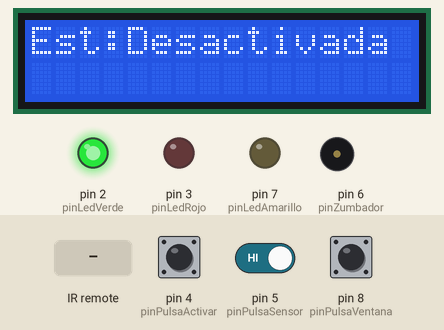
Simulated run of this sketch. Board: Arduino Uno, built with avr-gcc and run on an emulated ATmega328P. Parts: 16×2 character LCD, output pins drawn as LEDs (lit = HIGH), buzzer (waves = sounding, pin HIGH). The test bench sets the inputs (shaded band); at power-on: pin 4 (pinPulsaActivar) HIGH, pin 5 (pinPulsaSensor) HIGH, pin 8 (pinPulsaVentana) HIGH.

Above: at 1.2 s.
1.3 s: pin 4 (pinPulsaActivar) pulled LOW for 0.15 s
At 2.7 s:
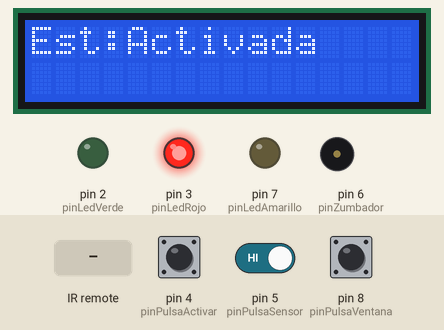
3.4 s: pin 5 (pinPulsaSensor) driven LOW
At 3.9 s:
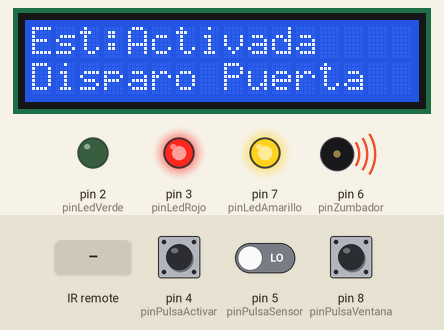
5.0 s: infrared code 0xE718FF00 received
At 6.2 s:
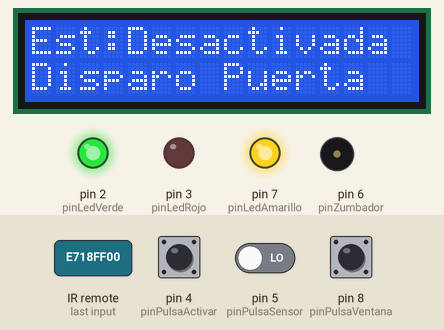
7.2 s: infrared code 0xF30CFF00 received
At 8.7 s:
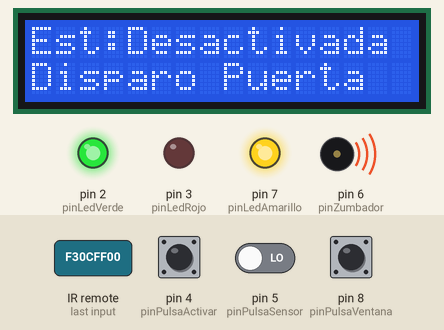
9.0 s: pin 4 (pinPulsaActivar) pulled LOW for 3.2 s
At 10.92 s:
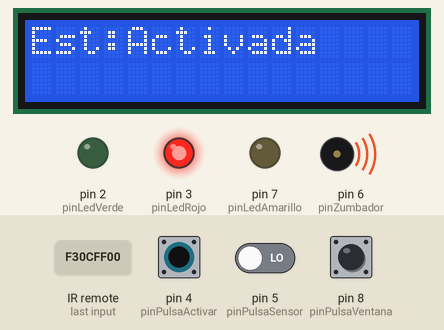
13.7 s: pin 4 (pinPulsaActivar) pulled LOW for 1 s
At 14.61 s:
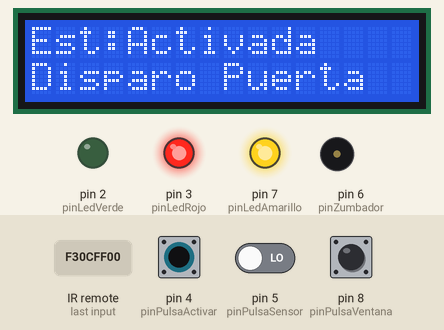
Timing chart, 0 to 16.7 s (numbered marks = the images above; inputs shaded):
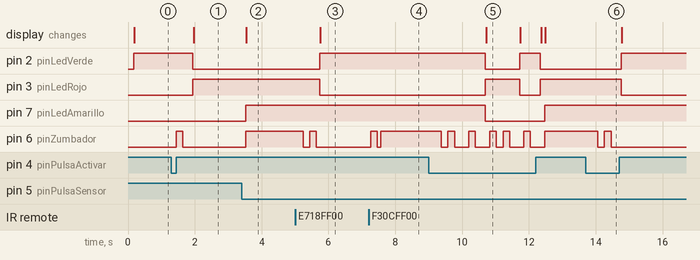

Measured:
- after the input at 1.3 s, pin 2 (pinLedVerde): HIGH → LOW after 0.64 s; pin 3 (pinLedRojo): LOW → HIGH after 0.64 s; pin 6 (pinZumbador): LOW → HIGH after 0.14 s, → LOW 0.20 s later; the display: changes after 0.67 s (image 1)
- after the input at 3.4 s, pin 7 (pinLedAmarillo), pin 6 (pinZumbador): LOW → HIGH after 0.12 s; the display: changes after 0.14 s (image 2)
- after the input at 5.0 s, pin 2 (pinLedVerde): LOW → HIGH after 0.74 s; pin 3 (pinLedRojo): HIGH → LOW after 0.74 s; pin 6 (pinZumbador): HIGH → LOW after 0.24 s, → HIGH 0.20 s later, → LOW 0.20 s later; the display: changes after 0.75 s (image 3)
- after the input at 7.2 s, pin 6 (pinZumbador): LOW → HIGH after 0.06 s, → LOW 0.20 s later, → HIGH 0.10 s later
- after the input at 9.0 s, pin 2 (pinLedVerde): HIGH → LOW after 1.7 s, → HIGH 1.0 s later, → LOW 0.62 s later; pin 3 (pinLedRojo): LOW → HIGH after 1.7 s, → LOW 1.0 s later, → HIGH 0.62 s later
- after the input at 13.7 s, pin 2 (pinLedVerde): LOW → HIGH after 1.1 s; pin 3 (pinLedRojo): HIGH → LOW after 1.1 s; pin 6 (pinZumbador): HIGH → LOW after 0.36 s, → HIGH 0.20 s later, → LOW 0.20 s later
- what the display in image 5 shows lasts 1.0 s, from 10.7 s to 11.7 s

The sketch:

Vesion_4.ino
```cpp
#define pinLedVerde 2
#define pinLedRojo 3
#define pinLedAmarillo 7
#define pinPulsaActivar 4
#define pinPulsaSensor 5
#define pinZumbador 6
#define pinPulsaVentana 8

#define Boton_1 0xF30CFF00
#define Boton_2 0xE718FF00
#define Boton_3 0xA15EFF00
#define SENSOR 9

#define Desactivada 0
#define Activada 1
#define DisparoPuerta 2
#define DisparoVentana 3

#include <Wire.h>      // libreria de comunicacion por I2C
#include <LCD.h>      // libreria para funciones de LCD
#include <LiquidCrystal_I2C.h>    // libreria para LCD por I2C
#include <IRremote.h>      // importa libreria IRremote

int PulsaActivar = 0;
int PulsaPuerta = 0;
int PulsaVentana = 0;

int Estado = Desactivada;

LiquidCrystal_I2C lcd (0x27, 2, 1, 0, 4, 5, 6, 7); // DIR, E, RW, RS, D4, D5, D6, D7


void setup() {
  pinMode(pinLedVerde, OUTPUT);
  pinMode(pinLedRojo, OUTPUT);
  pinMode(pinLedAmarillo, OUTPUT);
  pinMode(pinPulsaActivar, INPUT_PULLUP);
  pinMode(pinPulsaSensor, INPUT_PULLUP);
  pinMode(pinPulsaVentana, INPUT_PULLUP);
  pinMode(pinZumbador, OUTPUT);

  lcd.setBacklightPin(3, POSITIVE); // puerto P3 de PCF8574 como positivo
  lcd.setBacklight(HIGH);   // habilita iluminacion posterior de LCD
  lcd.begin(16, 2);     // 16 columnas por 2 lineas para LCD 1602A
  lcd.clear();

  IrReceiver.begin(SENSOR, DISABLE_LED_FEEDBACK);
}

void loop() {
  PulsaActivar = digitalRead(pinPulsaActivar);
  PulsaPuerta = digitalRead(pinPulsaSensor);
  PulsaVentana = digitalRead(pinPulsaVentana);

  if (IrReceiver.decode()) {        // si existen datos ya decodificados
    if (IrReceiver.decodedIRData.decodedRawData == Boton_1){
      Estado = Activada; // enciende o apaga componente rojo

      digitalWrite(pinZumbador, HIGH);
      delay(200);
      digitalWrite(pinZumbador, LOW);
    }


    if (IrReceiver.decodedIRData.decodedRawData == Boton_2){
      Estado = Desactivada; // desactivo la alarma

      digitalWrite(pinZumbador, HIGH);
      delay(200);
      digitalWrite(pinZumbador, LOW);
      delay(200);
      digitalWrite(pinZumbador, HIGH);
      delay(200);
      digitalWrite(pinZumbador, LOW);
    }

    if (IrReceiver.decodedIRData.decodedRawData == Boton_3)   // si codigo recibido es igual a Boton_3
    Estado = DisparoPuerta; // enciende o apaga componente azul

    IrReceiver.resume();        // resume la adquisicion de datos
  }
  delay (100);

  if (PulsaPuerta == LOW && Estado == Activada) {
    Estado = DisparoPuerta;
  }
  if (PulsaVentana == LOW && Estado == Activada) {
    Estado = DisparoVentana;
  }

  if (PulsaActivar == LOW) { // Si apreto pulsador para activar/desactivar
    if (Estado == Desactivada) { // si la alarma esta desactivada
      Estado = Activada; // activo la alarma

      digitalWrite(pinZumbador, HIGH);
      delay(200);
      digitalWrite(pinZumbador, LOW);
    }
    else { // si no está desactivada
      Estado = Desactivada; // desactivo la alarma

      digitalWrite(pinZumbador, HIGH);
      delay(200);
      digitalWrite(pinZumbador, LOW);
      delay(200);
      digitalWrite(pinZumbador, HIGH);
      delay(200);
      digitalWrite(pinZumbador, LOW);
    }
    delay(300); // delay anti-rebote
  }

  switch (Estado) {
    case Desactivada:
      digitalWrite(pinLedVerde, HIGH);
      digitalWrite(pinLedRojo, LOW);

      lcd.setCursor(0, 0);
      lcd.print("Est:Desactivada ");

      break;
    case Activada:
      digitalWrite(pinLedVerde, LOW);
      digitalWrite(pinLedRojo, HIGH);
      digitalWrite(pinLedAmarillo, LOW);

      lcd.setCursor(0, 0);
      lcd.print("Est:Activada     ");
      lcd.setCursor(0, 1);
      lcd.print("                ");

      break;
    case DisparoPuerta:
      digitalWrite(pinZumbador, HIGH);
      digitalWrite(pinLedAmarillo, HIGH);

      lcd.setCursor(0, 1);
      lcd.print("Disparo Puerta  ");

      break;
    case DisparoVentana:
      digitalWrite(pinZumbador, HIGH);
      digitalWrite(pinLedAmarillo, HIGH);

      lcd.setCursor(0, 1);
      lcd.print("Disparo ventana ");
      break;
  }
}
```
